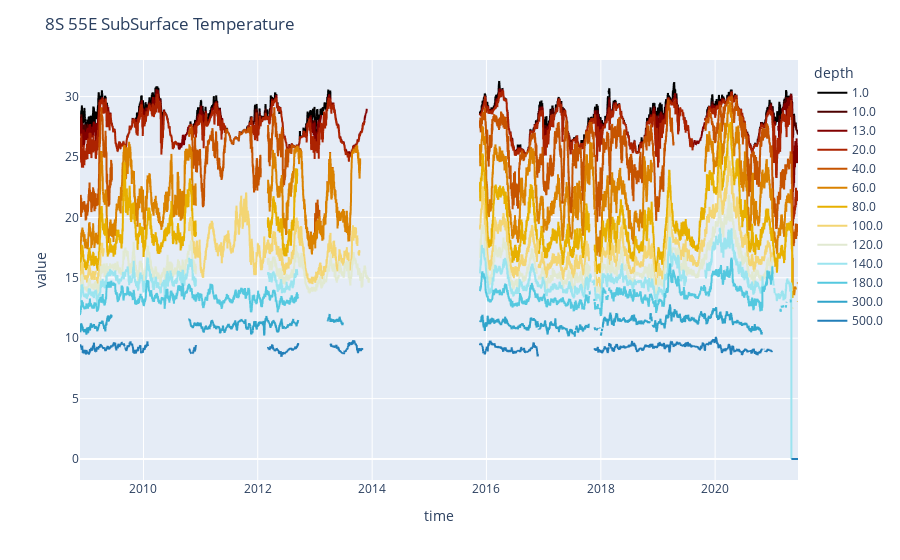

This figure's notebook cell:
### Markdown cell above
#### Generating a quick line plot with plotly express

### Code cell
fig = px.scatter(
    data_frame=depthSeries,
    color="depth",
    color_discrete_sequence=px.colors.cyclical.IceFire_r,
)

fig.update_layout(title_text="8S 55E SubSurface Temperature")
fig.update_traces(mode="lines")

fig.show()

### Figure 1 — Plotly figure (JSON) as saved in the notebook; plotly's stock layout.template omitted (floating-point values rounded to 4 significant figures; data arrays with more than 128 entries replaced by an {"elided": "..."} marker saying what was removed)
{"data": [{"hovertemplate": "depth=1.0<br>time=%{x}<br>value=%{y}<extra></extra>", "legendgroup": "1.0", "marker": {"color": "#000000", "symbol": "circle"}, "mode": "lines", "name": "1.0", "showlegend": true, "type": "scattergl", "x": {"elided": "4588 str values"}, "xaxis": "x", "y": {"elided": "4588 float values"}, "yaxis": "y"}, {"hovertemplate": "depth=10.0<br>time=%{x}<br>value=%{y}<extra></extra>", "legendgroup": "10.0", "marker": {"color": "#4c0000", "symbol": "circle"}, "mode": "lines", "name": "10.0", "showlegend": true, "type": "scattergl", "x": {"elided": "4588 str values"}, "xaxis": "x", "y": {"elided": "4588 float values"}, "yaxis": "y"}, {"hovertemplate": "depth=13.0<br>time=%{x}<br>value=%{y}<extra></extra>", "legendgroup": "13.0", "marker": {"color": "#820000", "symbol": "circle"}, "mode": "lines", "name": "13.0", "showlegend": true, "type": "scattergl", "x": {"elided": "4588 str values"}, "xaxis": "x", "y": {"elided": "4588 float values"}, "yaxis": "y"}, {"hovertemplate": "depth=20.0<br>time=%{x}<br>value=%{y}<extra></extra>", "legendgroup": "20.0", "marker": {"color": "#ac2301", "symbol": "circle"}, "mode": "lines", "name": "20.0", "showlegend": true, "type": "scattergl", "x": {"elided": "4588 str values"}, "xaxis": "x", "y": {"elided": "4588 float values"}, "yaxis": "y"}, {"hovertemplate": "depth=40.0<br>time=%{x}<br>value=%{y}<extra></extra>", "legendgroup": "40.0", "marker": {"color": "#c65400", "symbol": "circle"}, "mode": "lines", "name": "40.0", "showlegend": true, "type": "scattergl", "x": {"elided": "4588 str values"}, "xaxis": "x", "y": {"elided": "4588 float values"}, "yaxis": "y"}, {"hovertemplate": "depth=60.0<br>time=%{x}<br>value=%{y}<extra></extra>", "legendgroup": "60.0", "marker": {"color": "#da8200", "symbol": "circle"}, "mode": "lines", "name": "60.0", "showlegend": true, "type": "scattergl", "x": {"elided": "4588 str values"}, "xaxis": "x", "y": {"elided": "4588 float values"}, "yaxis": "y"}, {"hovertemplate": "depth=80.0<br>time=%{x}<br>value=%{y}<extra></extra>", "legendgroup": "80.0", "marker": {"color": "#e7b000", "symbol": "circle"}, "mode": "lines", "name": "80.0", "showlegend": true, "type": "scattergl", "x": {"elided": "4588 str values"}, "xaxis": "x", "y": {"elided": "4588 float values"}, "yaxis": "y"}, {"hovertemplate": "depth=100.0<br>time=%{x}<br>value=%{y}<extra></extra>", "legendgroup": "100.0", "marker": {"color": "#f3d573", "symbol": "circle"}, "mode": "lines", "name": "100.0", "showlegend": true, "type": "scattergl", "x": {"elided": "4588 str values"}, "xaxis": "x", "y": {"elided": "4588 float values"}, "yaxis": "y"}, {"hovertemplate": "depth=120.0<br>time=%{x}<br>value=%{y}<extra></extra>", "legendgroup": "120.0", "marker": {"color": "#e1e9d1", "symbol": "circle"}, "mode": "lines", "name": "120.0", "showlegend": true, "type": "scattergl", "x": {"elided": "4588 str values"}, "xaxis": "x", "y": {"elided": "4588 float values"}, "yaxis": "y"}, {"hovertemplate": "depth=140.0<br>time=%{x}<br>value=%{y}<extra></extra>", "legendgroup": "140.0", "marker": {"color": "#9be4ef", "symbol": "circle"}, "mode": "lines", "name": "140.0", "showlegend": true, "type": "scattergl", "x": {"elided": "4588 str values"}, "xaxis": "x", "y": {"elided": "4588 float values"}, "yaxis": "y"}, {"hovertemplate": "depth=180.0<br>time=%{x}<br>value=%{y}<extra></extra>", "legendgroup": "180.0", "marker": {"color": "#54c8df", "symbol": "circle"}, "mode": "lines", "name": "180.0", "showlegend": true, "type": "scattergl", "x": {"elided": "4588 str values"}, "xaxis": "x", "y": {"elided": "4588 float values"}, "yaxis": "y"}, {"hovertemplate": "depth=300.0<br>time=%{x}<br>value=%{y}<extra></extra>", "legendgroup": "300.0", "marker": {"color": "#30a4ca", "symbol": "circle"}, "mode": "lines", "name": "300.0", "showlegend": true, "type": "scattergl", "x": {"elided": "4588 str values"}, "xaxis": "x", "y": {"elided": "4588 float values"}, "yaxis": "y"}, {"hovertemplate": "depth=500.0<br>time=%{x}<br>value=%{y}<extra></extra>", "legendgroup": "500.0", "marker": {"color": "#217eb8", "symbol": "circle"}, "mode": "lines", "name": "500.0", "showlegend": true, "type": "scattergl", "x": {"elided": "4588 str values"}, "xaxis": "x", "y": {"elided": "4588 float values"}, "yaxis": "y"}], "layout": {"legend": {"title": {"text": "depth"}, "tracegroupgap": 0}, "margin": {"t": 60}, "title": {"text": "8S 55E SubSurface Temperature"}, "xaxis": {"anchor": "y", "domain": [0, 1], "title": {"text": "time"}}, "yaxis": {"anchor": "x", "domain": [0, 1], "title": {"text": "value"}}}}
